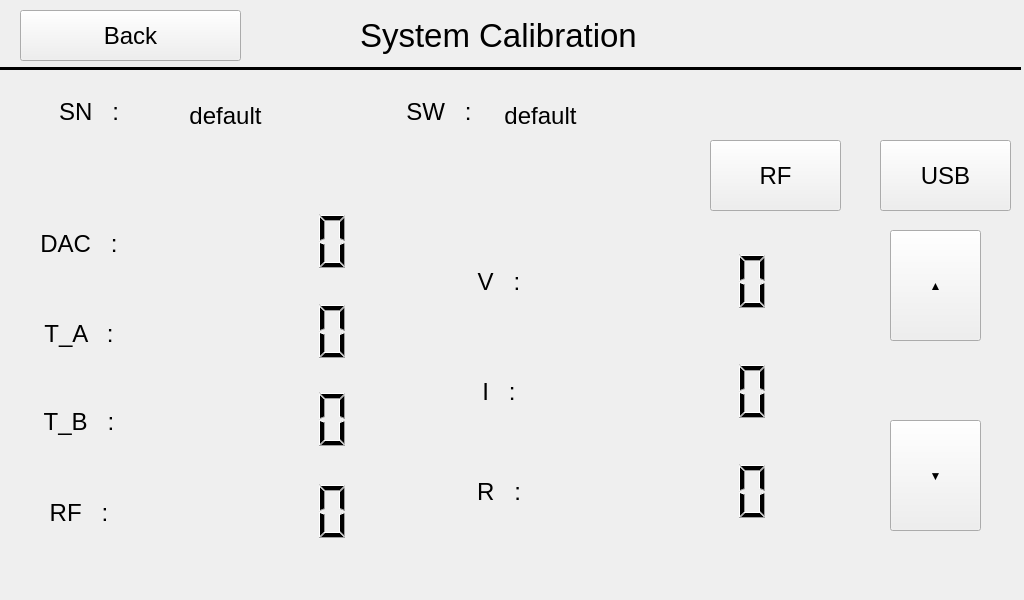
<?xml version="1.0" encoding="UTF-8"?>
<ui version="4.0">
 <class>calibration</class>
 <widget class="QWidget" name="calibration">
  <property name="geometry">
   <rect>
    <x>0</x>
    <y>0</y>
    <width>1024</width>
    <height>600</height>
   </rect>
  </property>
  <property name="windowTitle">
   <string>Form</string>
  </property>
  <widget class="Line" name="line">
   <property name="geometry">
    <rect>
     <x>-10</x>
     <y>60</y>
     <width>1031</width>
     <height>16</height>
    </rect>
   </property>
   <property name="frameShadow">
    <enum>QFrame::Plain</enum>
   </property>
   <property name="lineWidth">
    <number>3</number>
   </property>
   <property name="orientation">
    <enum>Qt::Horizontal</enum>
   </property>
  </widget>
  <widget class="QLabel" name="R_label">
   <property name="geometry">
    <rect>
     <x>420</x>
     <y>460</y>
     <width>158</width>
     <height>63</height>
    </rect>
   </property>
   <property name="font">
    <font>
     <pointsize>18</pointsize>
    </font>
   </property>
   <property name="text">
    <string>R   :</string>
   </property>
   <property name="textFormat">
    <enum>Qt::AutoText</enum>
   </property>
   <property name="alignment">
    <set>Qt::AlignCenter</set>
   </property>
  </widget>
  <widget class="QLabel" name="T_A_label">
   <property name="geometry">
    <rect>
     <x>0</x>
     <y>302</y>
     <width>158</width>
     <height>63</height>
    </rect>
   </property>
   <property name="font">
    <font>
     <pointsize>18</pointsize>
    </font>
   </property>
   <property name="text">
    <string>T_A   :</string>
   </property>
   <property name="textFormat">
    <enum>Qt::AutoText</enum>
   </property>
   <property name="alignment">
    <set>Qt::AlignCenter</set>
   </property>
  </widget>
  <widget class="QLabel" name="W_label">
   <property name="geometry">
    <rect>
     <x>0</x>
     <y>481</y>
     <width>158</width>
     <height>63</height>
    </rect>
   </property>
   <property name="font">
    <font>
     <pointsize>18</pointsize>
    </font>
   </property>
   <property name="text">
    <string>RF   :</string>
   </property>
   <property name="textFormat">
    <enum>Qt::AutoText</enum>
   </property>
   <property name="alignment">
    <set>Qt::AlignCenter</set>
   </property>
  </widget>
  <widget class="QLCDNumber" name="I_LCD">
   <property name="geometry">
    <rect>
     <x>570</x>
     <y>360</y>
     <width>209</width>
     <height>63</height>
    </rect>
   </property>
   <property name="font">
    <font>
     <pointsize>15</pointsize>
    </font>
   </property>
   <property name="layoutDirection">
    <enum>Qt::LeftToRight</enum>
   </property>
   <property name="autoFillBackground">
    <bool>false</bool>
   </property>
   <property name="frameShape">
    <enum>QFrame::NoFrame</enum>
   </property>
   <property name="lineWidth">
    <number>1</number>
   </property>
   <property name="smallDecimalPoint">
    <bool>false</bool>
   </property>
   <property name="digitCount">
    <number>6</number>
   </property>
  </widget>
  <widget class="QLCDNumber" name="W_LCD">
   <property name="geometry">
    <rect>
     <x>150</x>
     <y>480</y>
     <width>209</width>
     <height>63</height>
    </rect>
   </property>
   <property name="font">
    <font>
     <pointsize>15</pointsize>
    </font>
   </property>
   <property name="layoutDirection">
    <enum>Qt::LeftToRight</enum>
   </property>
   <property name="autoFillBackground">
    <bool>false</bool>
   </property>
   <property name="frameShape">
    <enum>QFrame::NoFrame</enum>
   </property>
   <property name="lineWidth">
    <number>1</number>
   </property>
   <property name="smallDecimalPoint">
    <bool>false</bool>
   </property>
   <property name="digitCount">
    <number>6</number>
   </property>
  </widget>
  <widget class="QLabel" name="V_label">
   <property name="geometry">
    <rect>
     <x>420</x>
     <y>250</y>
     <width>158</width>
     <height>63</height>
    </rect>
   </property>
   <property name="font">
    <font>
     <pointsize>18</pointsize>
    </font>
   </property>
   <property name="text">
    <string>V   :</string>
   </property>
   <property name="textFormat">
    <enum>Qt::AutoText</enum>
   </property>
   <property name="alignment">
    <set>Qt::AlignCenter</set>
   </property>
  </widget>
  <widget class="QLCDNumber" name="V_LCD">
   <property name="geometry">
    <rect>
     <x>570</x>
     <y>250</y>
     <width>209</width>
     <height>63</height>
    </rect>
   </property>
   <property name="font">
    <font>
     <pointsize>15</pointsize>
    </font>
   </property>
   <property name="layoutDirection">
    <enum>Qt::LeftToRight</enum>
   </property>
   <property name="autoFillBackground">
    <bool>false</bool>
   </property>
   <property name="frameShape">
    <enum>QFrame::NoFrame</enum>
   </property>
   <property name="lineWidth">
    <number>1</number>
   </property>
   <property name="smallDecimalPoint">
    <bool>false</bool>
   </property>
   <property name="digitCount">
    <number>6</number>
   </property>
  </widget>
  <widget class="QLCDNumber" name="R_LCD">
   <property name="geometry">
    <rect>
     <x>570</x>
     <y>460</y>
     <width>209</width>
     <height>63</height>
    </rect>
   </property>
   <property name="font">
    <font>
     <pointsize>15</pointsize>
    </font>
   </property>
   <property name="layoutDirection">
    <enum>Qt::LeftToRight</enum>
   </property>
   <property name="autoFillBackground">
    <bool>false</bool>
   </property>
   <property name="frameShape">
    <enum>QFrame::NoFrame</enum>
   </property>
   <property name="lineWidth">
    <number>1</number>
   </property>
   <property name="smallDecimalPoint">
    <bool>false</bool>
   </property>
   <property name="digitCount">
    <number>6</number>
   </property>
  </widget>
  <widget class="QLabel" name="Modelabel">
   <property name="geometry">
    <rect>
     <x>360</x>
     <y>0</y>
     <width>421</width>
     <height>71</height>
    </rect>
   </property>
   <property name="font">
    <font>
     <pointsize>25</pointsize>
    </font>
   </property>
   <property name="text">
    <string>System Calibration</string>
   </property>
  </widget>
  <widget class="QLabel" name="I_label">
   <property name="geometry">
    <rect>
     <x>420</x>
     <y>360</y>
     <width>158</width>
     <height>63</height>
    </rect>
   </property>
   <property name="font">
    <font>
     <pointsize>18</pointsize>
    </font>
   </property>
   <property name="text">
    <string>I   :</string>
   </property>
   <property name="textFormat">
    <enum>Qt::AutoText</enum>
   </property>
   <property name="alignment">
    <set>Qt::AlignCenter</set>
   </property>
  </widget>
  <widget class="QLCDNumber" name="T_A_LCD">
   <property name="geometry">
    <rect>
     <x>150</x>
     <y>300</y>
     <width>209</width>
     <height>63</height>
    </rect>
   </property>
   <property name="font">
    <font>
     <pointsize>15</pointsize>
    </font>
   </property>
   <property name="layoutDirection">
    <enum>Qt::LeftToRight</enum>
   </property>
   <property name="autoFillBackground">
    <bool>false</bool>
   </property>
   <property name="frameShape">
    <enum>QFrame::NoFrame</enum>
   </property>
   <property name="lineWidth">
    <number>1</number>
   </property>
   <property name="smallDecimalPoint">
    <bool>false</bool>
   </property>
   <property name="digitCount">
    <number>6</number>
   </property>
  </widget>
  <widget class="QLCDNumber" name="DAC_LCD">
   <property name="geometry">
    <rect>
     <x>150</x>
     <y>210</y>
     <width>209</width>
     <height>63</height>
    </rect>
   </property>
   <property name="font">
    <font>
     <pointsize>15</pointsize>
    </font>
   </property>
   <property name="layoutDirection">
    <enum>Qt::LeftToRight</enum>
   </property>
   <property name="autoFillBackground">
    <bool>false</bool>
   </property>
   <property name="frameShape">
    <enum>QFrame::NoFrame</enum>
   </property>
   <property name="lineWidth">
    <number>1</number>
   </property>
   <property name="smallDecimalPoint">
    <bool>false</bool>
   </property>
   <property name="digitCount">
    <number>6</number>
   </property>
  </widget>
  <widget class="QLabel" name="DAC_label">
   <property name="geometry">
    <rect>
     <x>0</x>
     <y>212</y>
     <width>158</width>
     <height>63</height>
    </rect>
   </property>
   <property name="font">
    <font>
     <pointsize>18</pointsize>
    </font>
   </property>
   <property name="text">
    <string>DAC   :</string>
   </property>
   <property name="textFormat">
    <enum>Qt::AutoText</enum>
   </property>
   <property name="alignment">
    <set>Qt::AlignCenter</set>
   </property>
  </widget>
  <widget class="QLabel" name="SN_label">
   <property name="geometry">
    <rect>
     <x>10</x>
     <y>80</y>
     <width>158</width>
     <height>63</height>
    </rect>
   </property>
   <property name="font">
    <font>
     <pointsize>18</pointsize>
    </font>
   </property>
   <property name="text">
    <string>SN   :</string>
   </property>
   <property name="textFormat">
    <enum>Qt::AutoText</enum>
   </property>
   <property name="alignment">
    <set>Qt::AlignCenter</set>
   </property>
  </widget>
  <widget class="QLabel" name="SW_label">
   <property name="geometry">
    <rect>
     <x>360</x>
     <y>80</y>
     <width>158</width>
     <height>63</height>
    </rect>
   </property>
   <property name="font">
    <font>
     <pointsize>18</pointsize>
    </font>
   </property>
   <property name="text">
    <string>SW   :</string>
   </property>
   <property name="textFormat">
    <enum>Qt::AutoText</enum>
   </property>
   <property name="alignment">
    <set>Qt::AlignCenter</set>
   </property>
  </widget>
  <widget class="QPushButton" name="Back_button">
   <property name="geometry">
    <rect>
     <x>20</x>
     <y>10</y>
     <width>221</width>
     <height>51</height>
    </rect>
   </property>
   <property name="font">
    <font>
     <pointsize>18</pointsize>
    </font>
   </property>
   <property name="text">
    <string>Back</string>
   </property>
   <property name="autoRepeatDelay">
    <number>300</number>
   </property>
  </widget>
  <widget class="QLabel" name="serial_label">
   <property name="geometry">
    <rect>
     <x>140</x>
     <y>90</y>
     <width>171</width>
     <height>51</height>
    </rect>
   </property>
   <property name="font">
    <font>
     <pointsize>18</pointsize>
    </font>
   </property>
   <property name="text">
    <string>default</string>
   </property>
   <property name="textFormat">
    <enum>Qt::AutoText</enum>
   </property>
   <property name="alignment">
    <set>Qt::AlignCenter</set>
   </property>
  </widget>
  <widget class="QLabel" name="sw_label">
   <property name="geometry">
    <rect>
     <x>460</x>
     <y>100</y>
     <width>161</width>
     <height>31</height>
    </rect>
   </property>
   <property name="font">
    <font>
     <pointsize>18</pointsize>
    </font>
   </property>
   <property name="text">
    <string>default</string>
   </property>
   <property name="textFormat">
    <enum>Qt::AutoText</enum>
   </property>
   <property name="alignment">
    <set>Qt::AlignCenter</set>
   </property>
  </widget>
  <widget class="QLCDNumber" name="T_B_LCD">
   <property name="geometry">
    <rect>
     <x>150</x>
     <y>388</y>
     <width>209</width>
     <height>63</height>
    </rect>
   </property>
   <property name="font">
    <font>
     <pointsize>15</pointsize>
    </font>
   </property>
   <property name="layoutDirection">
    <enum>Qt::LeftToRight</enum>
   </property>
   <property name="autoFillBackground">
    <bool>false</bool>
   </property>
   <property name="frameShape">
    <enum>QFrame::NoFrame</enum>
   </property>
   <property name="lineWidth">
    <number>1</number>
   </property>
   <property name="smallDecimalPoint">
    <bool>false</bool>
   </property>
   <property name="digitCount">
    <number>6</number>
   </property>
  </widget>
  <widget class="QLabel" name="T_B_label">
   <property name="geometry">
    <rect>
     <x>0</x>
     <y>390</y>
     <width>158</width>
     <height>63</height>
    </rect>
   </property>
   <property name="font">
    <font>
     <pointsize>18</pointsize>
    </font>
   </property>
   <property name="text">
    <string>T_B   :</string>
   </property>
   <property name="textFormat">
    <enum>Qt::AutoText</enum>
   </property>
   <property name="alignment">
    <set>Qt::AlignCenter</set>
   </property>
  </widget>
  <widget class="QPushButton" name="Down_button">
   <property name="geometry">
    <rect>
     <x>890</x>
     <y>420</y>
     <width>91</width>
     <height>111</height>
    </rect>
   </property>
   <property name="text">
    <string>▼</string>
   </property>
  </widget>
  <widget class="QPushButton" name="Up_button">
   <property name="geometry">
    <rect>
     <x>890</x>
     <y>230</y>
     <width>91</width>
     <height>111</height>
    </rect>
   </property>
   <property name="text">
    <string>▲</string>
   </property>
  </widget>
  <widget class="QPushButton" name="mode_button">
   <property name="geometry">
    <rect>
     <x>880</x>
     <y>140</y>
     <width>131</width>
     <height>71</height>
    </rect>
   </property>
   <property name="font">
    <font>
     <pointsize>18</pointsize>
    </font>
   </property>
   <property name="text">
    <string>USB</string>
   </property>
   <property name="autoRepeatDelay">
    <number>300</number>
   </property>
  </widget>
  <widget class="QPushButton" name="RF_button">
   <property name="geometry">
    <rect>
     <x>710</x>
     <y>140</y>
     <width>131</width>
     <height>71</height>
    </rect>
   </property>
   <property name="font">
    <font>
     <pointsize>18</pointsize>
    </font>
   </property>
   <property name="text">
    <string>RF</string>
   </property>
   <property name="autoRepeatDelay">
    <number>300</number>
   </property>
  </widget>
 </widget>
 <resources/>
 <connections/>
</ui>
